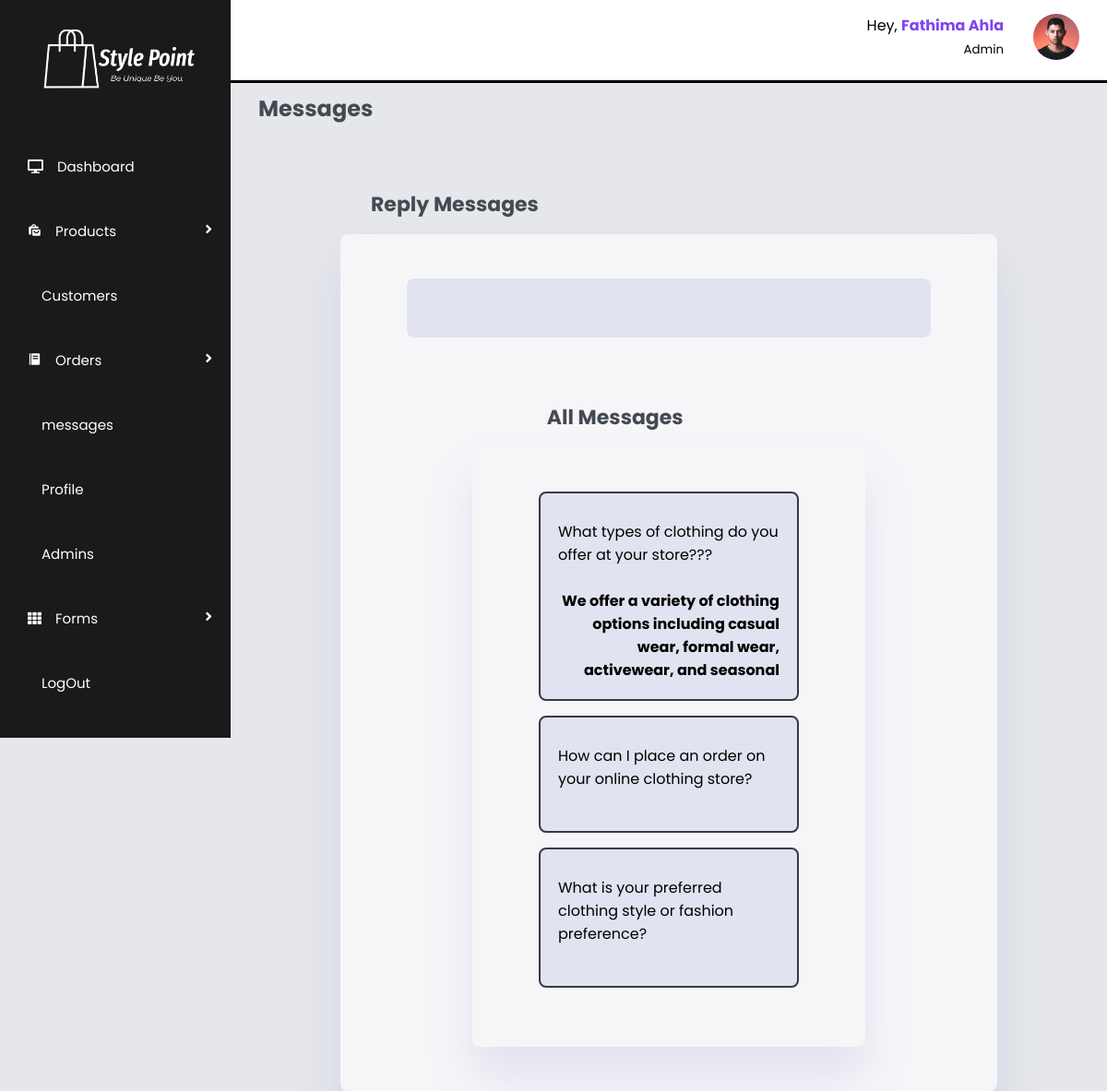
The app's page /admin/reply_messages.php (signed in) with its own data.
### tables this page shows
CREATE TABLE `messages` (
  `msg_ID` int(100) NOT NULL,
  `name` varchar(100) NOT NULL,
  `email` varchar(100) NOT NULL,
  `number` int(10) NOT NULL,
  `message` varchar(10000) NOT NULL,
  `send_date` date NOT NULL,
  `reply` varchar(1000) NOT NULL,
  `reply_date` date NOT NULL
);

### admin/reply_messages.php (the view, shortened to what this page needs)
<?php
include '../components/connect.php';
?>
<!DOCTYPE html>
<html lang="en">
    <head>
        <link rel="stylesheet" href="https://cdn.jsdelivr.net/npm/swiper@9/swiper-bundle.min.css"/>
        <link rel="stylesheet" href="../css/admin_style.css">
        <link href="https://cdn.jsdelivr.net/npm/remixicon@3.2.0/fonts/remixicon.css" rel="stylesheet">
        <link href='https://unpkg.com/boxicons@2.1.4/css/boxicons.min.css' rel='stylesheet'>
        <link rel="stylesheet" href="https://cdnjs.cloudflare.com/ajax/libs/font-awesome/5.15.1/css/all.min.css">
    </head>
    <body>
        <?php include '../components/admin_menu.php';?>
            <section id="interface">
                <?php include '../components/admin_nav.php';?>
                    <h3 class="main_heading">Messages</h3>
                    <div class="reply_message">
                        <h3 class="message__heading">Reply Messages</h3>
                        <form method="post">
                            <div class="contact__reply">
                    </div>
                    <div>
                        <h3 class="message__heading">All Messages</h3>
                        <div class="show_msg">
                                <?php
                                    $select_messages = $conn->prepare("SELECT * FROM `messages`");
                                    $select_messages->execute();
                                    if($select_messages->rowCount() > 0){
                                        while($fetch_messages = $select_messages->fetch(PDO::FETCH_ASSOC)){
                                ?>
                            <div class="msg_list">
                                <div class="client_msg">
                                    <div class="msg">
                                        <?= $fetch_messages['message']; ?>
                                    </div>
                                </div>
                                <div class="reply">
                                    <div class="ans">
                                        <b><?= $fetch_messages['reply']; ?></b>
                                    </div>
                                </div>
                            </div>
                            <?php
                                        }
                                    }else{
                                        echo '<p class="empty">you have no messages</p>';
                                    }
                                ?>
                        </div>
                    </div>
            </section>
    </body>
</html>

### components/admin_nav.php (shortened to what this page needs)
<div class="navigation">
    <div class="top">
        <?php
            $admin_id = $_SESSION['admin_id'];
            $select_profile = $conn->prepare("SELECT * FROM `admin` WHERE admin_ID = ?");
            $select_profile->execute([$admin_id]);
            if($select_profile->rowCount() > 0){
                $fetch_profile = $select_profile->fetch(PDO::FETCH_ASSOC);
        ?>
        <div class="profile">
            <div class="info">
                <p>Hey, <b><?= $fetch_profile['admin_Name']; ?></b></p>
                <small class="text-muted">Admin</small>
            </div>
        </div>
        <div class="profile-photo">
            <img src="../uploaded_img/<?= $fetch_profile['image']; ?>">
        </div>
        <?php
            }
        ?>
    </div>
</div>

### css/admin_style.css (style rules this page uses)
:root { --main-color: hsl(260, 88%, 61%); --color-primary: #7380ec; --color-danger: #ff7782; --color-success: #41f1b6; --color-warning: #ffbb55; --color-white: #fff; --color-info-dark: #7d8da1; --color-info-light: #dce1eb; --color-dark: #363949; --color-light: rgba(132, 139, 200, 0.18); --color-primary-variant: #111e88; --color-dark-variant: #677483; --color-background: #f6f6f9; --card-border-radius: 2rem; --border-radius-1: 0.4rem; --border-radius-2: 0.8rem; --border-radius-3: 1.2rem; --card-padding: 1.8rem; --padding: 1.2rem; --box-shadow: 0 2rem 3rem var(--color-light); --container-color: #fff; --first-color: hsl(var(--hue), 88%, 58%); --title-color: hsl(250, 8%, 15%); --first-color-alt: hsl(var(--hue), 88%, 58%); --small-font-size: 1rem; --h3-font-size: 1.25rem; --font-medium: 500; --mb-1: 1rem; --z-fixed: 100; }
* { margin: 0; padding: 0; box-sizing: border-box; font-family: 'Poppins',sans-serif; }
body { width: 100%; min-height: 100vh; background: #E5E7EB; position: relative; display: flex; background-size: cover; background-position: center; }
#interface { width: calc(100% - 250px); margin-left: 250px; position: relative; }
#interface .navigation { display: flex; align-items: center; justify-content: space-between; background: #fff; padding: 15px 30px; border-bottom: 3px solid black; position: fixed; width: calc(100% - 250px); }
#interface .navigation .top { display: flex; justify-content: end; gap: 2rem; }
#interface .top .profile { display: flex; gap: 2rem; text-align: right; }
#interface .top .profile .info b { color: var(--main-color); }
#interface .top img { width: 50px; height: auto; border-radius: 50%; }
.main_heading { color: #444a53; padding: 30px 30px 0 30px; font-size: 24px; font-weight: 700; margin-top: 70px; }
.message__heading { color: #444a53; padding: 0 0 1rem 9.5rem; font-size: 22px; font-weight: 700; margin-top: 70px; }
.reply_message form { margin:0 auto; max-width: 75%; background-color: var(--color-background); border-radius: .5rem; box-shadow: var(--box-shadow); padding:3rem 4.5rem 3rem 4.5rem; }
.contact__reply { width: auto; background-color: var(--color-light); border-radius: .5rem; padding: 2rem; }
.client_msg { padding-top: .6rem; }
.msg { text-align: left; font-size: 1rem; }
.reply { font-size: 1.2rem; }
.ans { text-align: right; font-size: 1rem; }
.show_msg { margin:0 auto; max-width: 75%; background-color: var(--color-background); border-radius: .5rem; box-shadow: var(--box-shadow); padding:3rem 4.5rem 3rem 4.5rem; }
.msg_list { padding: 1.2rem; border-radius: .5rem; background-color: var(--color-light); border: 2px solid var(--color-dark); margin-bottom: 1rem; }

### records on screen
messages: message "What types of clothing do you offer at your store???", reply "We offer a variety of clothing options including casual wear, formal wear, activewear, and seasonal"
messages: message "How can I place an order on your online clothing store?"
messages: message "What is your preferred clothing style or fashion preference?"

### other values on screen
$fetch_profile['admin_Name'] "Fathima Ahla"
